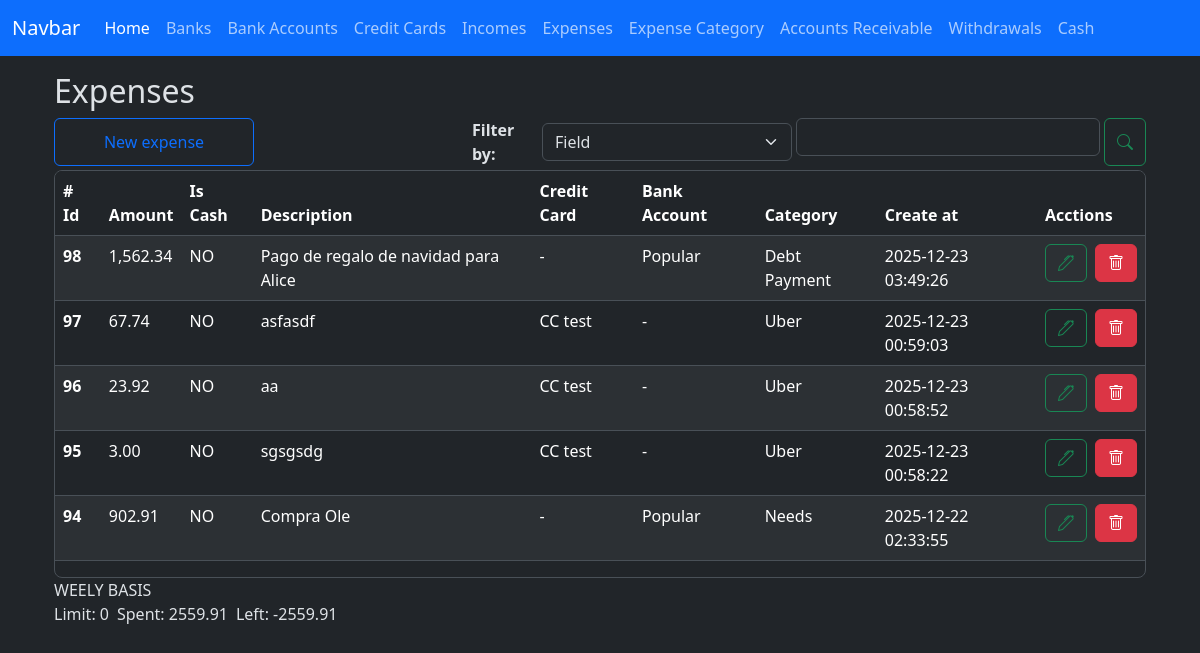
The app's page /expenses/index with its own data.
### app/models/expense.py (models this page shows, shortened)
class Expense(db.Model):
    __tablename__ = 'expenses'
    id = db.Column(db.Integer, primary_key=True)
    amount = db.Column(db.Numeric(10,2), nullable=False)
    is_cash = db.Column(db.Boolean, nullable=False)
    credit_card_id = db.Column(db.Integer, db.ForeignKey('credit_cards.id'))
    bank_account_id = db.Column(db.Integer, db.ForeignKey('bank_accounts.id'))
    expense_category_id = db.Column(db.Integer, db.ForeignKey('expense_categories.id'))
    code = db.Column(db.String(50), nullable=False)
    description = db.Column(db.String(150), nullable=False)
    created_at = db.Column(db.DateTime(timezone=True), server_default=func.now())
    updated_at = db.Column(db.DateTime(timezone=True), onupdate=func.now())
    credit_card = relationship('CreditCard', back_populates='expenses')
    bank_account = relationship('BankAccount', back_populates='expenses')
    expense_category = relationship('ExpenseCategory', back_populates='expenses')

### app/models/bank_account.py (models this page shows)
class BankAccount(db.Model):
    __tablename__ = 'bank_accounts'
    id = db.Column(db.Integer, primary_key=True)
    nick_name = db.Column(db.String(120))
    amount_available = db.Column(db.Numeric(10, 2), nullable=False)
    is_active = db.Column(db.Boolean, default=True)
    account_number = db.Column(db.Integer, nullable=True)
    bank_id = db.Column(db.Integer, db.ForeignKey('banks.id'))
    created_at = db.Column(db.DateTime(timezone=True), server_default=func.now())
    updated_at = db.Column(db.DateTime(timezone=True), onupdate=func.now())
    bank = relationship('Bank', back_populates='bank_accounts')
    expenses = relationship('Expense', back_populates='bank_account', order_by='desc(Expense.created_at)')
    incomes = relationship('Income', back_populates='bank_account', order_by='desc(Income.created_at)')
    loans = relationship('Loan', back_populates='bank_account', order_by='desc(Loan.created_at)')
    loan_payments = relationship('LoanPayment', back_populates='bank_account', order_by='desc(LoanPayment.created_at)')
    credit_card_payments = relationship('CreditCardPayment', back_populates='bank_account', order_by='desc(CreditCardPayment.created_at)')
    withdrawals = relationship('Withdrawal', back_populates='bank_account', order_by='desc(Withdrawal.created_at)')

### app/models/expense_category.py (models this page shows)
class ExpenseCategory(db.Model):
    __tablename__ = 'expense_categories'
    id = db.Column(db.Integer, primary_key=True)
    name = db.Column(db.String(100), nullable=False)
    limit = db.Column(db.Numeric(10,2), server_default='0')
    created_at = db.Column(db.DateTime(timezone=True), server_default=func.now())
    updated_at = db.Column(db.DateTime(timezone=True), onupdate=func.now())
    expenses = relationship('Expense', back_populates='expense_category', order_by='desc(Expense.created_at)')

### app/models/credit_card.py (models this page shows)
class CreditCard(db.Model):
    __tablename__ = 'credit_cards'
    id = db.Column(db.Integer, primary_key=True)
    nick_name = db.Column(db.String(100))
    amount_available = db.Column(db.Numeric(10,2), nullable=False, default=0.00)
    limit = db.Column(db.Numeric(10,2), nullable=False, default=0.00)
    is_active = db.Column(db.Boolean, default=True)
    bank_id = db.Column(db.Integer, db.ForeignKey('banks.id'), nullable=False)
    created_at = db.Column(db.DateTime(timezone=True), server_default=func.now())
    updated_at = db.Column(db.DateTime(timezone=True), onupdate=func.now())
    bank = relationship('Bank', back_populates='credit_cards')
    expenses = relationship('Expense', back_populates='credit_card', order_by='desc(Expense.created_at)')
    payments = relationship('CreditCardPayment', back_populates='credit_card', order_by='desc(CreditCardPayment.created_at)')

### app/routes/expense_routes.py (the view)
@expense_bp.route('/index', methods=['GET'])
def index():
    credit_cards = credit_card.CreditCard.query.all()
    expense_categories = expense_category.ExpenseCategory.query.all()
    bank_accounts = bank_account.BankAccount.query.all()
    expenses = expense_controller.filter_weekly_basis_expenses_info()
    weekly = expense_controller.money_limit_spent_left_for_expenses(expenses)
    context = {
        'credit_cards': credit_cards,
        'expense_categories': expense_categories,
        'bank_accounts': bank_accounts,
        'expenses':expenses,
        'weekly': weekly,
        'format_amount': format_amount, #function
        'total_amount': total_amount, #function
    }
    return render_template('expenses/index.html', **context)

### app/controllers/expense_controller.py (called while the page is built)
def filter_weekly_basis_expenses_info():
    start_date, end_date = get_current_week_range()
    end_date += timedelta(days=1)
    expenses = (
        Expense.query
        .filter(Expense.created_at >= start_date)
        .filter(Expense.created_at <= end_date)
        .order_by(Expense.created_at.desc())
        .all()
    )
    data = []
    for e in expenses:
        data.append(e)
    return data

def get_current_week_range():
    today = datetime.today()
    start_of_week = today - timedelta(days=today.weekday())
    end_of_week = start_of_week + timedelta(days=6)
    return start_of_week.date(), end_of_week.date()

def money_limit_spent_left_for_expenses(expenses):
    spent = Decimal()
    for e in expenses:
        spent += e.amount
    limit = ExpenseCategory.query.filter(ExpenseCategory is not None).with_entities(func.sum(ExpenseCategory.limit)).scalar() or Decimal(0.00)
    left = Decimal(limit - spent)
    weekly = {
        'limit': limit,
        'spent': spent,
        'left': left,
    }
    return weekly

### app/utils/numeric_casting.py (called while the page is built)
def format_amount(value):
    try:
        return f'{value:,.2f}';
    except Exception as e:
        return None

### app/templates/expenses/index.html (shortened to what this page needs)
{% extends 'layout.html' %}
{% block content %}
    <div class=" w-100">
        <h2>Expenses</h2>
        <div class="d-flex justify-content-start gap-1 flex-wrap flex-md-nowrap mt-2">
            <button
                type="button"
                id="btn-create-expense-id"
                class="btn btn-outline-primary me-auto me-md-auto w-100 w-md-auto"
                style="max-width: 200px;"
                data-bs-toggle="modal"
                data-bs-target="#create-expense"
            >New expense
            </button>
            <div class="d-flex gap-1 w-100 align-items-center" style="max-width: 320px;">
                <div class="w-md-auto mt-md-0">
                    <label for="" class="fs-6 fw-bold">Filter by: </label>
                </div>
                <div class="w-100 w-md-auto mt-md-0" style="max-width: 250px;">
                    <select class="form-select" id="select-filter-type-id">
                        <option value="field">Field</option>
                    </select>
                </div>
            </div>
            <div class="d-flex gap-1 w-100" style="max-width: 350px;">
                <div class="w-100 w-md-auto mt-md-0">
                    <input type="text" class="form-control" id="filter-input-id">
                </div>
                <button type="button" class="btn btn-outline-success" id="btn-search-id"><i class="bi bi-search"></i></button>
            </div>
        </div>
        <div class="table-responsive overflow-y-auto border rounded-3 mt-1" style="max-height: 457px;">
            <table class="table table-striped table-hover" id="expenses-table">
                <thead class="sticky-top">
                    <tr>
                        <th scope="col"># Id</th>
                        <th scope="col">Amount</th>
                        <th scope="col">Is Cash</th>
                        <th scope="col">Description</th>
                        <th scope="col">Credit Card</th>
                        <th scope="col">Bank Account</th>
                        <th scope="col">Category</th>
                        <th scope="col">Create at</th>
                        <th scope="col">Acctions</th>
                    </tr>
                </thead>
                <tbody id="expenses-table-body">
                    {% for expense in expenses %}
                    <tr>
                        <th scope="row">{{ expense.id }}</th>
                        <td>{{ format_amount(expense.amount) or '-' }}</td>
                        <td><a id="filter-by-cash" class="filter_link" data-is-cash-value="{{ expense.is_cash }}">{{ 'YES' if expense.is_cash else 'NO' }}</a></td>
                        <td> {{ expense.description or '-' }} </td>
                        <td>{{ expense.credit_card.nick_name or '-' }}</td>
                        <td>{{ expense.bank_account.nick_name or '-' }}</td>
                        <td>{{ expense.expense_category.name or '-' }}</td>
                        <td>{{ expense.created_at }}</td>
                        <td>
                            <div class="d-flex gap-2">
                                <button
                                    type="button"
                                    class="btn btn-outline-success"
                                    data-bs-toggle="modal"
                                    data-bs-target="#edit-expense"
                                    data-expense-id="{{ expense.id }}"
                                    data-amount-id="{{ expense.amount }}"
                                    data-is-cash="{{ expense.is_cash }}"
                                    data-select-expense-category-id="{{ expense.expense_category_id }}"
                                    data-select-credit-card-id="{{ expense.credit_card_id }}"
                                    data-select-bank-account-id="{{ expense.bank_account_id }}"
                                    data-description="{{ expense.description }}"
                                >
                                    <i class="bi bi-pen"></i>
                                </button>
                                <a href="{{ url_for('expense.delete', id=expense.id) }}" class="btn btn-danger"><i class="bi bi-trash"></i></a>
                            </div>
                        </td>
                    </tr>
                    {% endfor %}
                </tbody>
            </table>
        </div>
        <section>
            <div class="d-flex flex-column">
                <div>
                    <label for="" id="weekly-title">WEELY BASIS </label>
                </div>
                <div class="d-flex gap-2">
                    <div>
                        <label for="" id="weekly-limit">Limit: {{ weekly.limit }}</label>
                    </div>
                    <div>
                        <label for="" id="weekly-spent">Spent: {{ weekly.spent }}</label>
                    </div>
                    <div>
                        <label for="" id="weekly-left">Left: {{ weekly.left }}</label>
                    </div>
                </div>
            </div>
        </section>
    </div>
    <link rel="stylesheet" href="https://cdn.jsdelivr.net/npm/flatpickr/dist/flatpickr.min.css">
    <link rel="stylesheet" href="https://cdn.jsdelivr.net/npm/bootstrap-icons@1.13.1/font/bootstrap-icons.min.css">
{% endblock %}

### app/static/style.css (style rules this page uses)
.filter_link { text-decoration: none; color: inherit; }

### records on screen
Expense: id "98", amount "1,562.34", is_cash "NO", description "Pago de regalo de navidad para Alice", credit_card "-", bank_account "Popular", expense_category "Debt Payment", created_at "2025-12-23 03:49:26"
Expense: id "97", amount "67.74", is_cash "NO", description "asfasdf", credit_card "CC test", bank_account "-", expense_category "Uber", created_at "2025-12-23 00:59:03"
Expense: id "96", amount "23.92", is_cash "NO", description "aa", credit_card "CC test", bank_account "-", expense_category "Uber", created_at "2025-12-23 00:58:52"
Expense: id "95", amount "3.00", is_cash "NO", description "sgsgsdg", credit_card "CC test", bank_account "-", expense_category "Uber", created_at "2025-12-23 00:58:22"
Expense: id "94", amount "902.91", is_cash "NO", description "Compra Ole", credit_card "-", bank_account "Popular", expense_category "Needs", created_at "2025-12-22 02:33:55"

### other values on screen
{{ weekly.limit }} "0"
{{ weekly.spent }} "2559.91"
{{ weekly.left }} "-2559.91"
